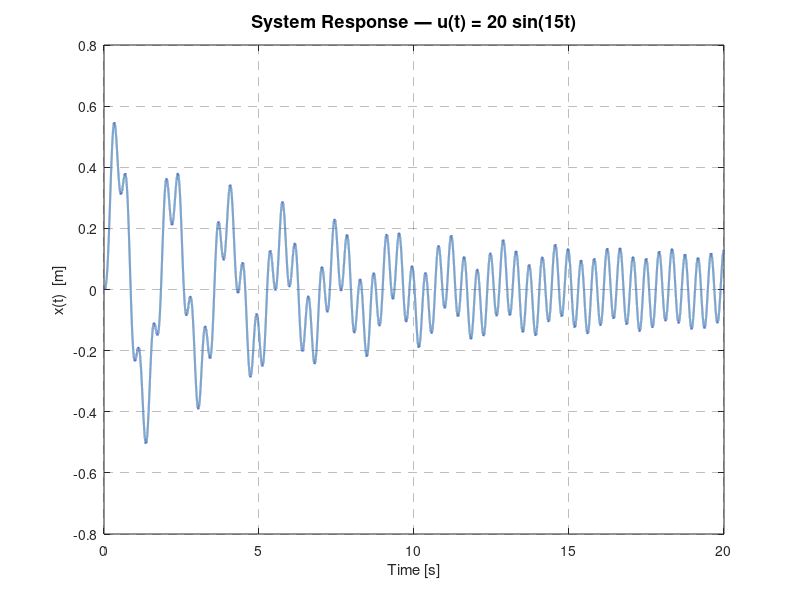

The MATLAB source for this figure:
% System Params
m=0.8;
k=10;
c=0.3;
dt=1.0e-4;
t=20;


% State-Space model + transfer function
A= [   0	1;
	-k/m -c/m];

B = [0 1/m];

C = [1 0];

% Simulation via ode45
u = @(t) 20 * sin(15 * t);
f = @(t, x) [x(2); -(k/m)*x(1) - (c/m)*x(2) + u(t)/m];

tspan = 0:dt:t;
x0 = [0; 0];
[t_out, x_out] = ode45(f, tspan, x0);
y_out = x_out(:, 1);

% Plot
fig = figure(1);
set(fig, 'Position', [100 100 720 380]);
hold on;
plot(t_out, y_out, 'Color', [0.22 0.45 0.70], 'LineWidth', 1.5);
xlabel('Time [s]', 'FontSize', 11);
ylabel('x(t)  [m]', 'FontSize', 11);
title('\bfSystem Response — u(t) = 20 sin(15t)', 'FontSize', 13, 'Interpreter', 'tex');
grid on;
set(gca, 'GridAlpha', 0.3, 'GridLineStyle', '--', 'FontSize', 10, 'Box', 'on');
xlim([0 t]);
hold off;
